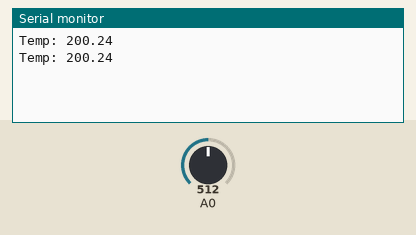
Recording of a sketch running on a simulated Arduino Uno, built with avr-gcc and run on an emulated ATmega328P. Parts: the last lines printed to the serial monitor. The test bench sets the inputs (shaded band); at power-on: A0 = 512.

Above: at 1.8 s.
1.9 s: A0 set to 716
At 2.7 s:
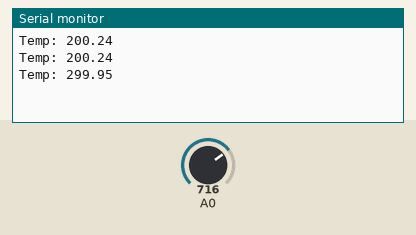
3.4 s: A0 set to 900
At 4.8 s:
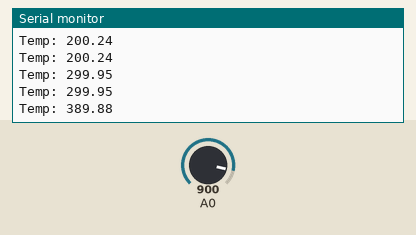
Timing chart, 0 to 6.4 s (numbered marks = the images above; inputs shaded):
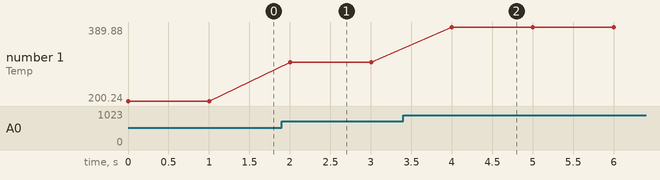

Measured:
- after the input at 1.9 s, the serial monitor: prints a new line after 0.10 s (image 1)
- after the input at 3.4 s, the serial monitor: prints a new line after 0.60 s (image 2)
- plotted number 1: 200.24 → 299.95 after the input at 1.9 s, 299.95 → 389.88 after the input at 3.4 s

The sketch:

reference.ino
```cpp
void setup(){Serial.begin(9600);}
void loop(){
  float v=analogRead(A0)*(5.0/1023.0);
  float c=(v-0.5)*100.0;
  Serial.print("Temp: ");
  Serial.println(c);
  delay(1000);
}
```
